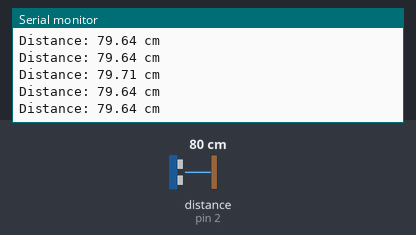
Bench run of a sketch on a simulated Arduino Uno, built with avr-gcc and run on an emulated ATmega328P. Shown: the last lines printed to the serial monitor. Wiring (inferred from the names in the program): ultrasonic range finder: trigger pin 9; echo pin 2. The test bench sets the inputs (shaded band); at power-on: distance to the obstacle (sensor on pin 2) 80 cm. The echo pulse lasts 58.3 µs per cm.

Above: at 1.2 s.
1.3 s: distance to the obstacle (sensor on pin 2) set to 2 cm
At 1.31 s:
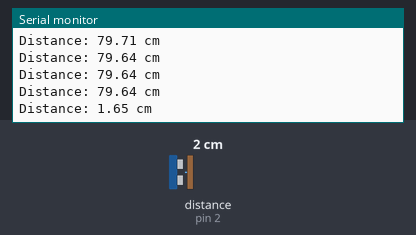
2.8 s: distance to the obstacle (sensor on pin 2) set to 4 cm
At 2.82 s:
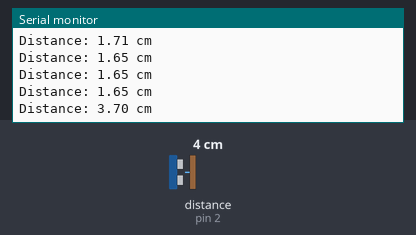
Timing chart, 0 to 5.8 s (numbered marks = the images above; inputs shaded):
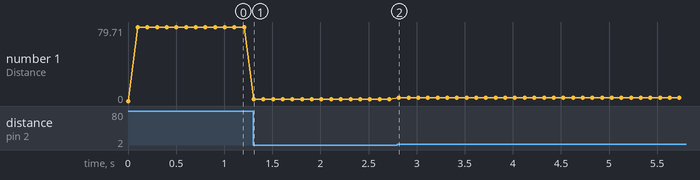

The sketch:

examleUltrasonicSensor.ino
```cpp
#include "UltrasonicSensor.h"

// Define ultrasonic sensor pins
const int trigPin = 9;
const int echoPin = 2;

// Create an instance of UltrasonicSensor
UltrasonicSensor sensor(trigPin, echoPin);

void setup() {
    Serial.begin(9600);
    sensor.begin();
}

void loop() {
    // Retrieve and display the distance
    float distance = sensor.getDistance();
    Serial.print("Distance: ");
    Serial.print(distance);
    Serial.println(" cm");
    delay(100);
}
```

UltrasonicSensor.cpp
```cpp
#include "UltrasonicSensor.h"

static UltrasonicSensor* instance; // Singleton instance for ISR reference
int sent = 0;

// Constructor
UltrasonicSensor::UltrasonicSensor(int trig, int echo)
    : trigPin(trig), echoPin(echo), startTime(0), endTime(0), distance(0) {
    instance = this; // Assign this instance for ISR
}

// Send a pulse from the trigger pin
void UltrasonicSensor::sendPulse() {
    sent = 1;
    digitalWrite(trigPin, LOW);
    delayMicroseconds(2);
    digitalWrite(trigPin, HIGH);
    delayMicroseconds(10);
    digitalWrite(trigPin, LOW);
}

// Static ISR wrapper to access class methods
void UltrasonicSensor::echoISRWrapper() {
    if (instance) {
        if (digitalRead(instance->echoPin) == HIGH) {
            instance->startTime = micros();
        } else {
          if(sent){
            sent = 0;
            instance->endTime = micros();
            unsigned long duration = instance->endTime - instance->startTime;
            instance->distance = (duration / 2.0) * (instance->speedOfSound / 1000000.0) * 100;
            instance->sendPulse();
          }
        }
    }
}

// Initialize the ultrasonic sensor
void UltrasonicSensor::begin() {
    pinMode(trigPin, OUTPUT);
    pinMode(echoPin, INPUT);
    attachInterrupt(digitalPinToInterrupt(echoPin), UltrasonicSensor::echoISRWrapper, CHANGE);
    sendPulse();
}

// Get the latest distance measurement
float UltrasonicSensor::getDistance() {
    return distance;
}
```

UltrasonicSensor.h
```cpp
#ifndef ULTRASONIC_SENSOR_H
#define ULTRASONIC_SENSOR_H

#include <Arduino.h>

class UltrasonicSensor {
  private:
      int trigPin;
      int echoPin;
      volatile unsigned long startTime;
      volatile unsigned long endTime;
      volatile float distance;
      const float speedOfSound = 343.0; // Speed of sound in air (m/s)

      static void echoISRWrapper(); // Static wrapper for ISR
      void sendPulse();

  public:
      UltrasonicSensor(int trig, int echo);
      // Inicializes the UltrasonicSensor class
      //and sets in motion the pulse->interrupt->pulse sequence
      void begin();
      // Returns the last calculated distance in float
      float getDistance();
};

#endif // ULTRASONIC_SENSOR_H
```

Measured:
- after the input at 1.3 s, the serial monitor: prints a new line at once (image 1)
- after the input at 2.8 s, the serial monitor: prints a new line at once (image 2)
- plotted number 1: 79.64 → 1.65 after the input at 1.3 s, 1.65 → 3.64 after the input at 2.8 s
